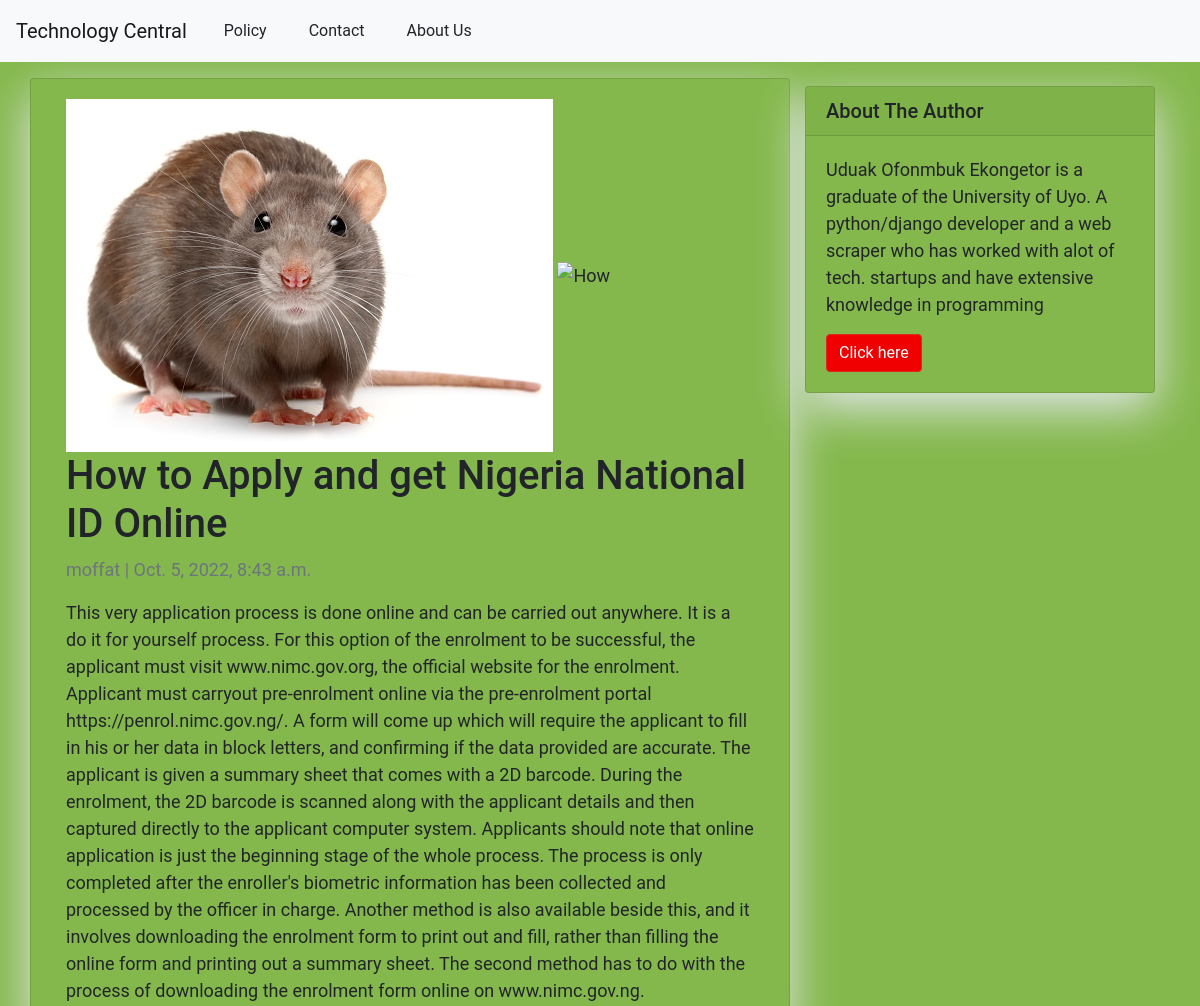
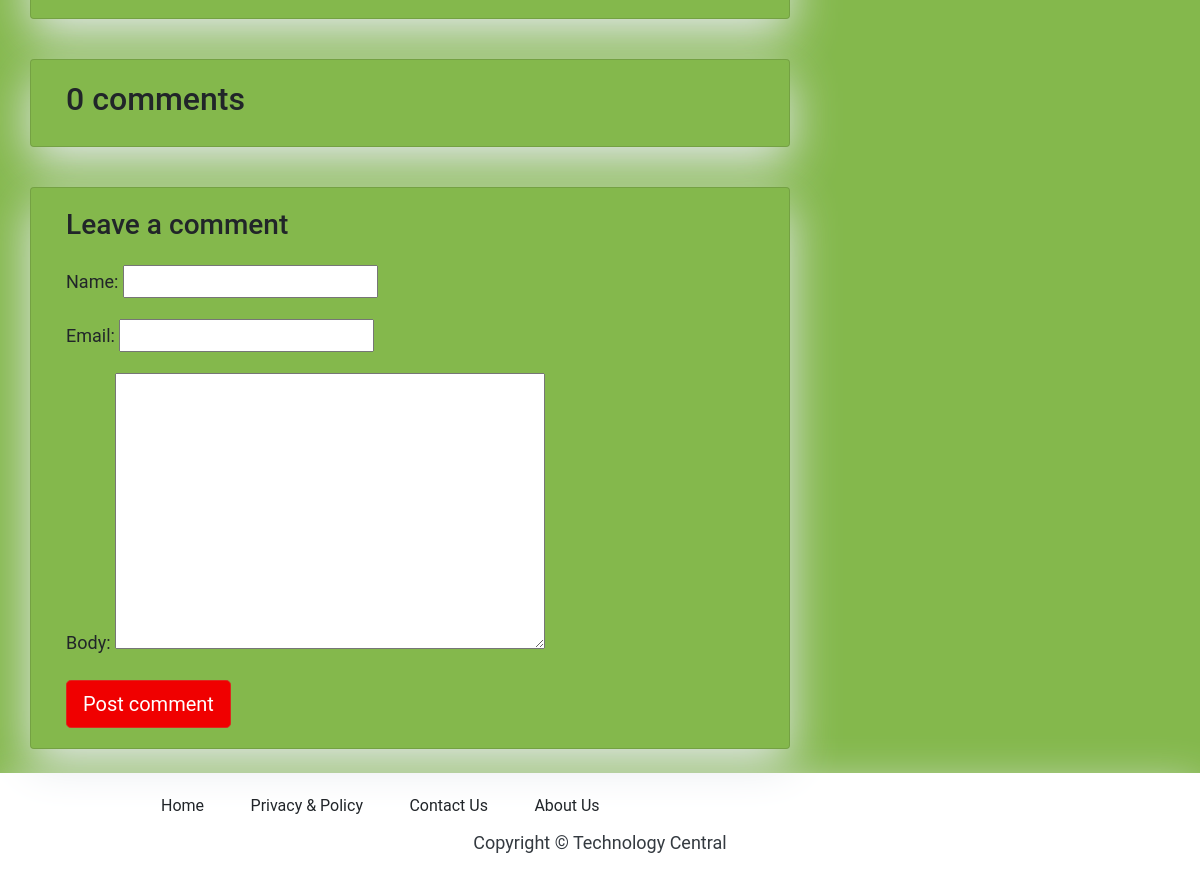
/how-to-apply-and-get-nigeria-national-id-online/, run on the app's committed database (2 pictures, top to bottom).
### blog/models.py (models this page shows, shortened)
class Post(models.Model):
    title = models.CharField(max_length=200, unique=True)
    slug = models.SlugField(max_length=200, unique=True)
    author = models.ForeignKey(User, on_delete= models.CASCADE,related_name='blog_posts')
    updated_on = models.DateTimeField(auto_now= True)
    content = models.TextField()
    created_on = models.DateTimeField(auto_now_add=True)
    status = models.IntegerField(choices=STATUS, default=0)
    feature_image = models.ImageField(upload_to="uploads/", null=True, blank=True)
    class Meta:
        ordering = ['-created_on']

### blog/views.py (the view)
# urls.py: path('<slug:slug>/', views.post_detail, name='post_detail'),
def post_detail(request, slug):
    template_name = 'post_detail.html'
    post = get_object_or_404(Post, slug=slug)
    comments = post.comments.filter(active=True)
    new_comment = None
    if request.method == 'POST':
        comment_form = CommentForm(data=request.POST)
        if comment_form.is_valid():
            new_comment = comment_form.save(commit=False)
            new_comment.post = post
            new_comment.save()
    else:
        comment_form = CommentForm()
    return render(request, template_name, {'post': post,
                                           'comments': comments,
                                           'new_comment': new_comment,
                                           'comment_form': comment_form})

### blog/forms.py
class CommentForm(forms.ModelForm):
    class Meta:
        model = Comment
        fields = ('name', 'email', 'body')

### blog/templates/post_detail.html (shortened to what this page needs)
{% extends 'base.html' %} {% block content %}
{% load static %}
<div class="container">
  <div class="row">
    <div class="col-md-8 card mb-4  mt-3 left  top">
      <div class="card-body">
          {% if post.feature_image %}
<img class="img-fluid" src="{{post.feature_image.url}}" alt="{{post.title}}">
              <img src="https://tinyurl.com/22jvzvfj" class="card-img-top" alt={{post.title}}>
        <h1>{% block title %} {{ post.title }} {% endblock title %}</h1>
        <p class=" text-muted">{{ post.author }} | {{ post.created_on }}</p>
        <p class="card-text ">{{ post.content | safe }}</p>
      </div>
    </div>
    {% block sidebar %} {% include 'sidebar.html' %} {% endblock sidebar %}
    <div class="col-md-8 card mb-4  mt-3 ">
      <div class="card-body">
        <h2>{{ comments.count }} comments</h2>
      </div>
    </div>
    <div class="col-md-8 card mb-4  mt-3 ">
      <div class="card-body">
        {% if new_comment %}
        <div class="alert alert-success" role="alert">
          Your comment is awaiting moderation
        </div>
        {% else %}
        <h3>Leave a comment</h3>
        <form method="post" style="margin-top: 1.3em;">
          {{ comment_form.as_p }}
          <button type="submit" class="btn btn-danger  btn-lg">Post comment</button>
        </form>
        {% endif %}
      </div>
    </div>
  </div>
</div>
{% endif %}
{% endblock content %}

### blog/templates/base.html (shortened to what this page needs)
{% load static %}
  <!DOCTYPE html>
<html lang="en">
<head>
  <link rel="stylesheet" href="https://cdn.jsdelivr.net/npm/bootstrap@4.6.1/dist/css/bootstrap.min.css">
</head>
<body>
<nav class="navbar navbar-expand-md bg-light navbar-light">
        <a class="navbar-brand" href="{% url 'home' %}">Technology Central</a>
  <div class="collapse navbar-collapse" id="collapsibleNavbar">
    <ul class="navbar-nav">
      <li class="nav-item">
        <a href="/policy" class="btn btn-outline-blue my-1 mx-2">Policy</a>
      </li>
      <li class="nav-item">
        <a href="/contact" class="btn btn-outline-blue my-1 mx-2">Contact</a>
      </li>
      <li class="nav-item">
          <a href="/about" class="btn btn-outline-blue my-1 mx-2">About Us</a>
      </li>
    </ul>
  </div>
</nav>
        {% block content %}{% endblock content %}
        <footer class="masthead">
    <div class="container">
        <div class="row">
            <div class=" col-md-8 col-md-10 mx-auto">
                <div class="site-heading">
                                <a class="btn btn-outline-blue my-1 mx-2" href="{% url 'home' %}">Home</a>
                                <a href="/policy" class="btn btn-outline-blue my-1 mx-2">Privacy & Policy</a>
                                <a href="/contact" class="btn btn-outline-blue my-1 mx-2">Contact Us</a>
                    <a href="/about" class="btn btn-outline-blue my-1 mx-2">About Us</a>
                </div>
            </div>
        </div>
    </div>
            <p class="m-0 text-dark text-center ">Copyright &copy; Technology  Central</p>
        </footer>
    </body>
</html>

### blog/templates/sidebar.html (shortened to what this page needs)
{% block sidebar %}
{% load static %}
<div class="col-md-4 float-right ">
<div class="card my-4">
        <h5 class="card-header">About The Author </h5>
    <div class="card-body">
        <p class="card-text">Uduak Ofonmbuk Ekongetor is a graduate of the University of Uyo. A python/django developer and a web scraper who has worked with alot of tech. startups and have extensive knowledge in programming </p>
        <a class="btn btn-danger">Click here</a>
    </div>
</div>
</div>
{% endblock sidebar %}

### blog/templates/base.html (style rules this page uses)
body { font-family: "Roboto", sans-serif; font-size: 17px; }
.btn-danger { color: #fff; background-color: #f00000; border-color: #dc281e; }
.masthead { background: white; height: auto; padding-bottom: 15px; box-shadow: 0 16px 48px #E3E7EB; padding-top: 10px; }

### blog/templates/post_detail.html (style rules this page uses)
body { font-family: "Roboto", sans-serif; font-size: 18px; background-color: hsl(89, 43%, 51%); }
.card { box-shadow: 0 16px 48px #E3E7EB; background-color: hsl(89, 43%, 51%); }

### blog/templates/sidebar.html (style rules this page uses)
body { font-family: "Roboto", sans-serif; font-size: 18px; background-color: hsl(89, 43%, 51%); }
.card { box-shadow: 0 16px 48px #E3E7EB; background-color: hsl(89, 43%, 51%); }

### data on the page
Post: feature_image (picture), title "How to Apply and get Nigeria National ID Online", author "moffat", created_on "Oct. 5, 2022, 8:43 a.m.", content "This very application process is done online and can be carried out anywhere. It is a do it for yourself process. For this option of the enrolment to be successful, the applicant must visit www.nimc.gov.org, the official website for the enrolment. Applicant must carryout pre-enrolment online via the pre-enrolment portal https://penrol.nimc.gov.ng/. A form will come up which will require the applicant to fill in his or her data in block letters, and confirming if the data provided are accurate. The applicant is given a summary sheet that comes with a 2D barcode. During the enrolment, the 2D barcode is scanned along with the applicant details and then captured directly to the applicant…"

### other printed values
{{ comments.count }} "0"
